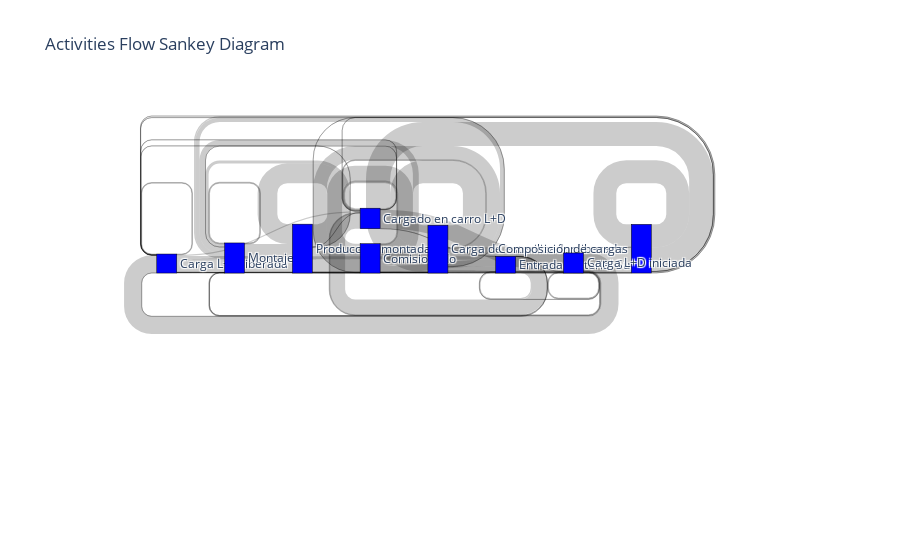

Notebook cell for this chart:
### Code cell
fig = go.Figure(data=[go.Sankey(
    node=dict(
        pad=15,
        thickness=20,
        line=dict(color="black", width=0.5),
        label=list(set(sddf3['e1a'].tolist() + sddf3['e2a'].tolist())),
        color="blue"
    ),
    link=dict(
        source=sddf3['e1a'].map(lambda x: list(set(sddf3['e1a'].tolist() + sddf3['e2a'].tolist())).index(x)),
        target=sddf3['e2a'].map(lambda x: list(set(sddf3['e1a'].tolist() + sddf3['e2a'].tolist())).index(x)),
        value=sddf3['c']
    )
)])

fig.update_layout(title_text="Activities Flow Sankey Diagram")
fig.show()

### Figure 1 — Plotly figure (JSON) as saved in the notebook; plotly's stock layout.template omitted (floating-point values rounded to 4 significant figures)
{"data": [{"link": {"source": [6, 6, 6, 6, 6, 3, 3, 3, 3, 3, 8, 8, 8, 8, 8, 8, 0, 0, 0, 0, 0, 0, 0, 0, 1, 1, 2, 2, 2, 2, 2, 2, 2, 7, 7, 7, 7, 7, 7, 5, 5, 5, 5, 5, 5, 5, 4, 4, 4, 4, 4, 4, 4], "target": [3, 6, 8, 1, 0, 8, 1, 0, 3, 6, 0, 1, 3, 7, 6, 8, 1, 8, 7, 6, 3, 5, 0, 4, 2, 1, 7, 2, 5, 1, 0, 3, 4, 7, 5, 1, 3, 0, 4, 5, 1, 7, 3, 6, 0, 4, 6, 4, 1, 5, 3, 8, 7], "value": [11845, 968, 62, 73, 83, 14601, 60, 177, 1000, 83, 13651, 545, 553, 52, 141, 635, 10082, 129, 101, 2573, 886, 94, 546, 250, 22609, 734, 19417, 15310, 505, 2363, 124, 68, 55, 17712, 18754, 981, 69, 110, 78, 17627, 3304, 404, 556, 3226, 58, 10580, 5116, 11781, 4576, 112, 733, 123, 77]}, "node": {"color": "blue", "label": ["Carga L+D liberada", "Montaje", "Producción montada", "Cargado en carro L+D", "Comisionado", "Carga de esterilizador liberada", "Entrada Material Sucio", "Composición de cargas", "Carga L+D iniciada"], "line": {"color": "black", "width": 0.5}, "pad": 15, "thickness": 20}, "type": "sankey"}], "layout": {"title": {"text": "Activities Flow Sankey Diagram"}}}
